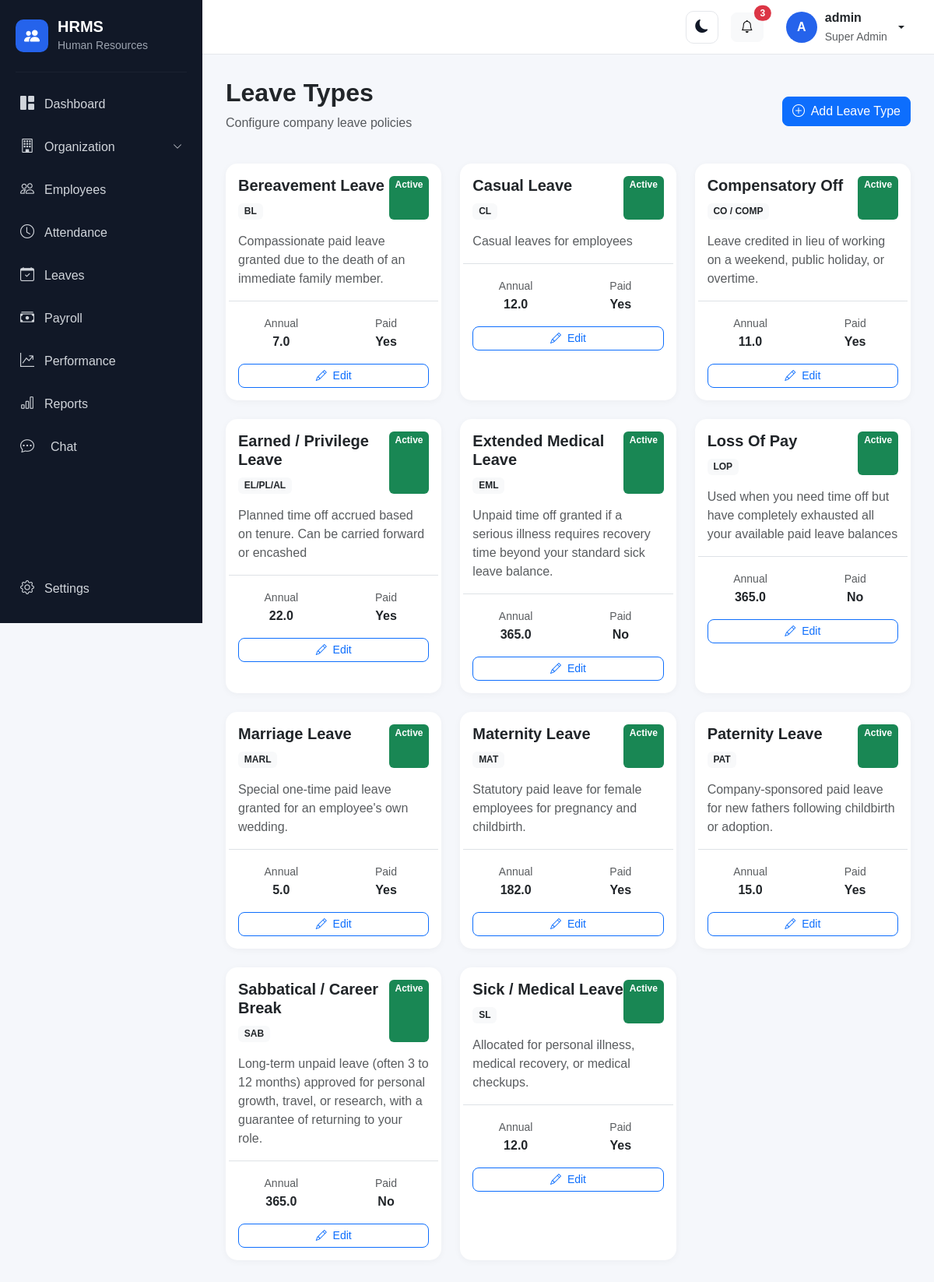
Page /leaves/types/ (signed in) on the committed database.
### account/models.py (models this page shows, shortened)
class User(AbstractUser):
    class Role(models.TextChoices):
        SUPER_ADMIN = "SUPER_ADMIN", "Super Admin"
        HR_ADMIN = "HR_ADMIN", "HR Admin"
        MANAGER = "MANAGER", "Manager"
        EMPLOYEE = "EMPLOYEE", "Employee"
        RECRUITER = "RECRUITER", "Recruiter"
        PAYROLL_ADMIN = "PAYROLL_ADMIN", "Payroll Admin"
    objects = HRMSUserManager()
    role = models.CharField(
        max_length=30,
        choices=Role.choices,
        default=Role.EMPLOYEE,
    )
    phone = models.CharField(
        max_length=15,
        blank=True,
        null=True,
    )
    profile_picture = models.ImageField(
        upload_to="profile_pictures/",
        blank=True,
        null=True,
    )
    must_change_password = models.BooleanField(
        default=False,
        help_text="If enabled, the user must change their password after logging in.",
    )

### leaves/models.py (models this page shows, shortened)
class LeaveType(models.Model):
    name = models.CharField(
        max_length=100,
        unique=True,
    )
    code = models.CharField(
        max_length=30,
        unique=True,
    )
    description = models.TextField(
        blank=True,
    )
    days_per_year = models.DecimalField(
        max_digits=5,
        decimal_places=1,
        default=0,
    )
    is_paid = models.BooleanField(
        default=True,
    )
    requires_approval = models.BooleanField(
        default=True,
    )
    is_active = models.BooleanField(
        default=True,
    )
    created_at = models.DateTimeField(
        auto_now_add=True,
    )
    updated_at = models.DateTimeField(
        auto_now=True,
    )
    class Meta:
        ordering = ["name"]

### leaves/views.py (the view)
@login_required
def leave_types(request):
    types = LeaveType.objects.all()
    return render(
        request,
        "leave/leave_types.html",
        {
            "leave_types": types,
        },
    )

### templates/leave/leave_types.html (shortened to what this page needs)
{% extends "base.html" %}
{% block content %}
<div class="d-flex justify-content-between align-items-center mb-4">
    <div>
        <h2 class="fw-bold">
            Leave Types
        </h2>
        <p class="text-muted">
            Configure company leave policies
        </p>
    </div>
    <a
        href="{% url 'leave_type_create' %}"
        class="btn btn-primary"
    >
        <i class="bi bi-plus-circle me-1"></i>
        Add Leave Type
    </a>
</div>
<div class="row g-4">
{% for type in leave_types %}
    <div class="col-md-6 col-xl-4">
        <div class="card dashboard-card h-100">
            <div class="card-body">
                <div class="d-flex justify-content-between">
                    <div>
                        <h5 class="fw-bold">
                            {{ type.name }}
                        </h5>
                        <span class="badge bg-light text-dark">
                            {{ type.code }}
                        </span>
                    </div>
                    {% if type.is_active %}
                        <span class="badge bg-success">
                            Active
                        </span>
                    {% else %}
                        <span class="badge bg-secondary">
                            Inactive
                        </span>
                    {% endif %}
                </div>
                <p class="text-muted mt-3">
                    {{ type.description|default:"No description provided." }}
                </p>
                <div class="row text-center border-top pt-3">
                    <div class="col">
                        <small class="text-muted">
                            Annual
                        </small>
                        <div class="fw-bold">
                            {{ type.days_per_year }}
                        </div>
                    </div>
                    <div class="col">
                        <small class="text-muted">
                            Paid
                        </small>
                        <div class="fw-bold">
                            {% if type.is_paid %}
                                Yes
                            {% else %}
                                No
                            {% endif %}
                        </div>
                    </div>
                </div>
                <div class="mt-3">
                    <a
                        href="{% url 'leave_type_update' type.pk %}"
                        class="btn btn-sm btn-outline-primary w-100"
                    >
                        <i class="bi bi-pencil me-1"></i>
                        Edit
                    </a>
                </div>
            </div>
        </div>
    </div>
{% endfor %}
</div>
{% endblock %}

### templates/base.html (shortened to what this page needs)
{% load static %}
<!DOCTYPE html>
<html lang="en">
<head>
    <link href="https://cdn.jsdelivr.net/npm/bootstrap@5.3.3/dist/css/bootstrap.min.css" rel="stylesheet">
    <link rel="stylesheet" href="https://cdn.jsdelivr.net/npm/bootstrap-icons@1.11.3/font/bootstrap-icons.min.css">
    <link rel="stylesheet" href="{% static 'css/style.css' %}">
</head>
<body>
    <div class="d-flex min-vh-100">
        <aside class="sidebar" id="sidebar">
            <div class="sidebar-brand">
                <div class="brand-icon">
                    <i class="bi bi-people-fill"></i>
                </div>
                <div>
                    <h5 class="mb-0">
                        HRMS
                    </h5>
                    <small>
                        Human Resources
                    </small>
                </div>
            </div>
            <hr>
            <nav class="sidebar-menu">
                <a href="{% url 'dashboard' %}" class="sidebar-link">
                    <i class="bi bi-grid-1x2-fill"></i>
                    <span>
                        Dashboard
                    </span>
                </a>
                {% if user.role == "SUPER_ADMIN" %}
                <a class="sidebar-link" data-bs-toggle="collapse" href="#organizationMenu" role="button"
                    aria-expanded="false" aria-controls="organizationMenu">
                    <i class="bi bi-building"></i>
                    <span class="flex-grow-1">
                        Organization
                    </span>
                    <i class="bi bi-chevron-down organization-arrow"></i>
                </a>
                {% endif %}
                <a href="{% url 'employee_list' %}" class="sidebar-link">
                    <i class="bi bi-people"></i>
                    <span>
                        Employees
                    </span>
                </a>
                <a href="{% url 'attendance_dashboard' %}" class="sidebar-link">
                    <i class="bi bi-clock"></i>
                    <span>
                        Attendance
                    </span>
                </a>
                <a href="{% url 'leave_dashboard' %}" class="sidebar-link">
                    <i class="bi bi-calendar-check"></i>
                    <span>
                        Leaves
                    </span>
                </a>
                <a href="{% url 'payroll:payroll_dashboard' %}" class="sidebar-link">
                    <i class="bi bi-cash-stack"></i>
                    <span>
                        Payroll
                    </span>
                </a>
                <a href="{% url 'performance:dashboard' %}" class="sidebar-link">
                    <i class="bi bi-graph-up-arrow"></i>
                    <span>
                        Performance
                    </span>
                </a>
                {% if user.role == "HR_ADMIN" or user.role == "SUPER_ADMIN" %}
                <a href="{% url 'reports:dashboard' %}" class="sidebar-link">
                    <i class="bi bi-bar-chart"></i>
                    <span>
                        Reports
                    </span>
                </a>
                {% endif %}
                <a href="{% url 'chat:home' %}"
                    class="sidebar-link {% if request.resolver_match.namespace == 'chat' %}active{% endif %}">
                    <i class="bi bi-chat-dots me-2"></i>
                    <span>Chat</span>
                </a>
            </nav>
            <div class="sidebar-bottom">
                <a href="{% url 'settings' %}" class="sidebar-link">
                    <i class="bi bi-gear"></i>
                    <span>
                        Settings
                    </span>
                </a>
            </div>
        </aside>
        <div class="main-wrapper">
            <nav class="top-navbar">
                <div class="ms-auto d-flex align-items-center gap-3">
                    <button type="button" class="btn theme-toggle" id="themeToggle" aria-label="Switch to dark mode"
                        title="Switch to dark mode">
                        <i class="bi bi-moon-fill" id="themeToggleIcon"></i>
                    </button>
                    <button type="button" class="btn btn-light position-relative">
                        <i class="bi bi-bell"></i>
                        <span class="position-absolute top-0 start-100 translate-middle badge rounded-pill bg-danger">
                            3
                        </span>
                    </button>
                    <div class="dropdown">
                        <button type="button" class="btn user-menu dropdown-toggle" data-bs-toggle="dropdown">
                            <div class="user-avatar">
                                {{ user.first_name|first|default:user.username|first|upper }}
                            </div>
                            <div class="d-none d-md-block text-start">
                                <div class="fw-semibold">
                                    {{ user.get_full_name|default:user.username }}
                                </div>
                                <small class="text-muted">
                                    {{ user.get_role_display }}
                                </small>
                            </div>
                        </button>
                    </div>
                </div>
            </nav>
            <main class="content-area">
                {% block content %}
                {% endblock %}
            </main>
        </div>
    </div>
</body>
</html>

### static/css/style.css (style rules this page uses)
body { margin: 0; background: #f5f7fb; font-family: Arial, sans-serif; }
.sidebar { width: 260px; min-height: 100vh; background: #111827; color: white; position: fixed; left: 0; top: 0; z-index: 1000; display: flex; flex-direction: column; }
.sidebar-brand { padding: 22px 20px; display: flex; align-items: center; gap: 12px; }
.brand-icon { width: 42px; height: 42px; border-radius: 10px; background: #2563eb; display: flex; align-items: center; justify-content: center; font-size: 20px; }
.sidebar-brand h5 { font-weight: 700; }
.sidebar-brand small { color: #9ca3af; }
.sidebar hr { border-color: #374151; margin: 0 20px 15px; }
.sidebar-menu { padding: 0 12px; }
.sidebar-link { color: #d1d5db; text-decoration: none; display: flex; align-items: center; gap: 13px; padding: 12px 14px; margin-bottom: 4px; border-radius: 8px; transition: 0.2s; }
.sidebar-link i { font-size: 18px; }
.sidebar-bottom { margin-top: auto; padding: 15px 12px; }
@media (min-width: 992px) { .sidebar { transform: translateX(0); pointer-events: auto; } }
@media (min-width: 992px) { .main-wrapper { margin-left: 260px; width: calc(100% - 260px); } }
.main-wrapper { margin-left: 260px; width: calc(100% - 260px); }
.top-navbar { height: 70px; background: white; border-bottom: 1px solid #e5e7eb; display: flex; align-items: center; padding: 0 25px; }
.user-menu { display: flex; align-items: center; gap: 10px; }
.user-avatar { width: 40px; height: 40px; border-radius: 50%; background: #2563eb; color: white; display: flex; align-items: center; justify-content: center; font-weight: 600; }
.content-area { padding: 30px; }
.dashboard-card { border: none; border-radius: 14px; background: white; box-shadow: 0 2px 10px rgba(0, 0, 0, 0.04); }
.card { border-radius: 15px; }
.btn { border-radius: 8px; }
.organization-arrow { font-size: 12px !important; transition: transform 0.2s ease; }
:root { --hrms-page-bg: #f5f7fb; --hrms-surface: #ffffff; --hrms-surface-soft: #f8fafc; --hrms-border: #e5e7eb; --hrms-text: #111827; --hrms-text-secondary: #6b7280; --hrms-input-bg: #ffffff; --hrms-input-text: #1e293b; --hrms-hover: #f8f9fa; }
html.theme-light { color-scheme: light; }
.theme-toggle { width: 42px; height: 42px; display: inline-flex; align-items: center; justify-content: center; padding: 0; background-color: #ffffff; color: #111827; border: 1px solid #e5e7eb; border-radius: 10px !important; opacity: 1; cursor: pointer; transition: background-color 0.2s ease, color 0.2s ease, border-color 0.2s ease; }
.theme-toggle i { font-size: 17px; color: inherit; opacity: 1; }

### rows in the picture
User: first_name|first "A", get_full_name "admin", role "Super Admin"
LeaveType: name "Bereavement Leave", code "BL", is_active "Active", description "Compassionate paid leave granted due to the death of an immediate family member.", days_per_year "7.0", is_paid "Yes"
LeaveType: name "Casual Leave", code "CL", is_active "Active", description "Casual leaves for employees", days_per_year "12.0", is_paid "Yes"
LeaveType: name "Compensatory Off", code "CO / COMP", is_active "Active", description "Leave credited in lieu of working on a weekend, public holiday, or overtime.", days_per_year "11.0", is_paid "Yes"
LeaveType: name "Earned / Privilege Leave", code "EL/PL/AL", is_active "Active", description "Planned time off accrued based on tenure. Can be carried forward or encashed", days_per_year "22.0", is_paid "Yes"
LeaveType: name "Extended Medical Leave", code "EML", is_active "Active", description "Unpaid time off granted if a serious illness requires recovery time beyond your standard sick leave balance.", days_per_year "365.0", is_paid "No"
LeaveType: name "Loss Of Pay", code "LOP", is_active "Active", description "Used when you need time off but have completely exhausted all your available paid leave balances", days_per_year "365.0", is_paid "No"
LeaveType: name "Marriage Leave", code "MARL", is_active "Active", description "Special one-time paid leave granted for an employee's own wedding.", days_per_year "5.0", is_paid "Yes"
LeaveType: name "Maternity Leave", code "MAT", is_active "Active", description "Statutory paid leave for female employees for pregnancy and childbirth.", days_per_year "182.0", is_paid "Yes"
LeaveType: name "Paternity Leave", code "PAT", is_active "Active", description "Company-sponsored paid leave for new fathers following childbirth or adoption.", days_per_year "15.0", is_paid "Yes"
LeaveType: name "Sabbatical / Career Break", code "SAB", is_active "Active", description "Long-term unpaid leave (often 3 to 12 months) approved for personal growth, travel, or research, with a guarantee of returning to your role.", days_per_year "365.0", is_paid "No"
LeaveType: name "Sick / Medical Leave", code "SL", is_active "Active", description "Allocated for personal illness, medical recovery, or medical checkups.", days_per_year "12.0", is_paid "Yes"
